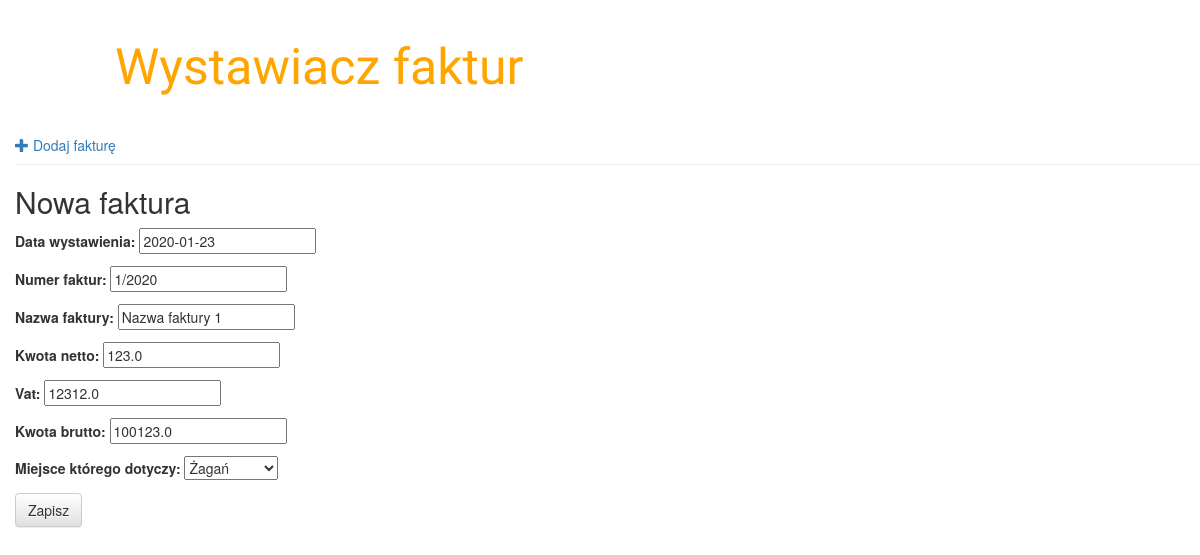
The app's page /account/invoice/1/edit/, older data.
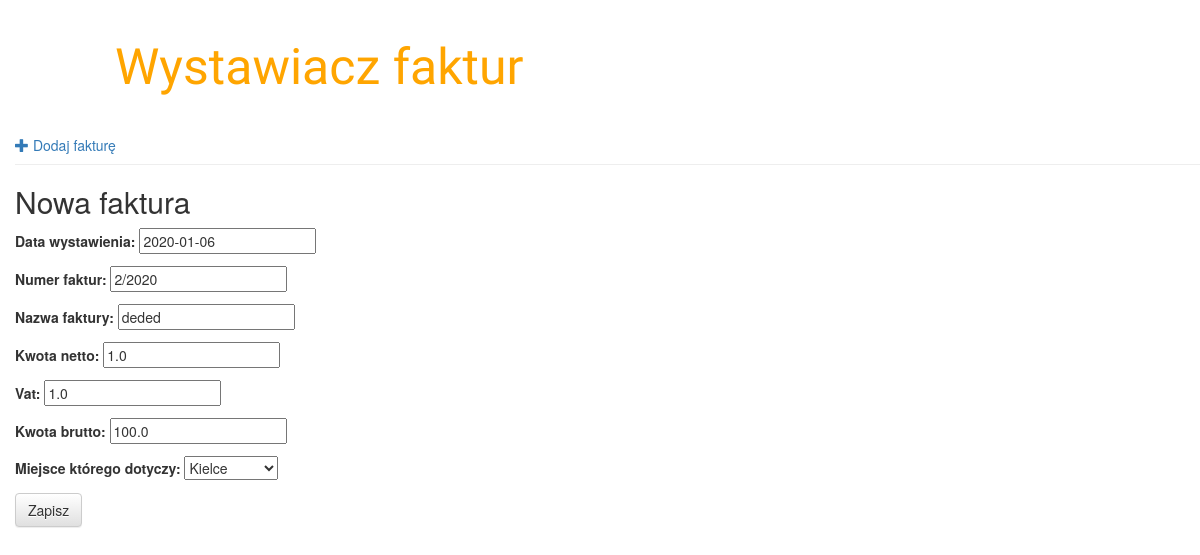
The same page, newer data.
### invoice_app/models.py (models this page shows, shortened)
class Invoice(models.Model):
	invoice_id = models.AutoField(primary_key = True)
	invoice_date_of_issue = models.DateField('Data wystawienia')
	invoice_nr = models.CharField("Numer faktur", max_length = 250)
	invoice_name = models.CharField("Nazwa faktury", max_length = 250)
	invoice_netto = models.FloatField("Kwota netto")
	invoice_vat = models.FloatField("Vat")
	invoice_brutto = models.FloatField("Kwota brutto", default = 100)
	invoice_place = models.CharField("Miejsce którego dotyczy", max_length=20, choices=Place_CHOICES, default='Nie dotyczy')

### invoice_app/views.py (the view)
# urls.py: path('invoice/<int:pk>/edit/', views.invoice_edit, name='invoice_edit'),
def invoice_edit(request, pk):
    invoice = get_object_or_404(Invoice, pk=pk)
    if request.method == "POST":
        form = InvoiceForm(request.POST, instance=invoice)
        if form.is_valid():
            invoice = form.save(commit=False)
            invoice.save()
            return redirect('invoice_detail', pk=invo.pk)
    else:
        form = InvoiceForm(instance=invoice)
    return render(request, 'invoice_app/invoice_edit.html', {'form': form})

### invoice_app/forms.py
class InvoiceForm(forms.ModelForm):
    class Meta:
        model = Invoice
        fields = ('invoice_date_of_issue', 'invoice_nr', 'invoice_name', 'invoice_netto', 'invoice_vat', 'invoice_brutto', 'invoice_place') #'invoice_file')

### invoice_app/templates/invoice_app/invoice_edit.html
{% extends 'invoice_app/base.html' %}
{% block content %}
    <h2>Nowa faktura</h2>
    <form method="POST" class="invoice-form">{% csrf_token %}
        {{ form.as_p }}
        <button type="submit" class="save btn btn-default">Zapisz</button>
    </form>
{% endblock %}

Row changes from the older to the newer data that the page shows:
changed Invoice: invoice_date_of_issue "2020-01-23" → "2020-01-06"; invoice_nr "1/2020" → "2/2020"; invoice_name "Nazwa faktury 1" → "deded"; invoice_netto "123.0" → "1.0"; invoice_vat "12312.0" → "1.0"; invoice_brutto "100123.0" → "100.0"; invoice_place "Żagań" → "Kielce"
